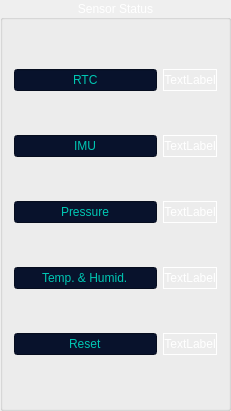
                                        <widget class="QGroupBox" name="SensorStatus">
                                            <property name="geometry">
                                                <rect>
                                                    <x>20</x>
                                                    <y>480</y>
                                                    <width>231</width>
                                                    <height>411</height>
                                                </rect>
                                            </property>
                                            <property name="styleSheet">
                                                <string notr="true">color:white</string>
                                            </property>
                                            <property name="title">
                                                <string>Sensor Status</string>
                                            </property>
                                            <property name="alignment">
                                                <set>Qt::AlignCenter</set>
                                            </property>
                                            <layout class="QGridLayout" name="gridLayout_12">
                                                <item row="6" column="1">
                                                    <widget class="QLineEdit" name="Reset_Label">
                                                        <property name="styleSheet">
                                                            <string notr="true">background-color: #08122C;
                                                                color:rgb(0, 199, 179);
                                                            </string>
                                                        </property>
                                                        <property name="text">
                                                            <string>Reset</string>
                                                        </property>
                                                        <property name="alignment">
                                                            <set>Qt::AlignCenter</set>
                                                        </property>
                                                        <property name="readOnly">
                                                            <bool>true</bool>
                                                        </property>
                                                    </widget>
                                                </item>
                                                <item row="3" column="3" colspan="2">
                                                    <widget class="QLabel" name="IMU_TEXT">
                                                        <property name="frameShape">
                                                            <enum>QFrame::Box</enum>
                                                        </property>
                                                        <property name="text">
                                                            <string>TextLabel</string>
                                                        </property>
                                                        <property name="alignment">
                                                            <set>Qt::AlignCenter</set>
                                                        </property>
                                                    </widget>
                                                </item>
                                                <item row="4" column="1">
                                                    <widget class="QLineEdit" name="Pressure_Label">
                                                        <property name="styleSheet">
                                                            <string notr="true">background-color: #08122C;
                                                                color:rgb(0, 199, 179);
                                                            </string>
                                                        </property>
                                                        <property name="text">
                                                            <string>Pressure</string>
                                                        </property>
                                                        <property name="alignment">
                                                            <set>Qt::AlignCenter</set>
                                                        </property>
                                                        <property name="readOnly">
                                                            <bool>true</bool>
                                                        </property>
                                                    </widget>
                                                </item>
                                                <item row="5" column="3" colspan="2">
                                                    <widget class="QLabel" name="TEMP_TEXT">
                                                        <property name="frameShape">
                                                            <enum>QFrame::Box</enum>
                                                        </property>
                                                        <property name="text">
                                                            <string>TextLabel</string>
                                                        </property>
                                                        <property name="alignment">
                                                            <set>Qt::AlignCenter</set>
                                                        </property>
                                                    </widget>
                                                </item>
                                                <item row="1" column="1">
                                                    <widget class="QLineEdit" name="RTC_Label">
                                                        <property name="styleSheet">
                                                            <string notr="true">background-color: #08122C;
                                                                color:rgb(0, 199, 179);
                                                            </string>
                                                        </property>
                                                        <property name="text">
                                                            <string>RTC</string>
                                                        </property>
                                                        <property name="alignment">
                                                            <set>Qt::AlignCenter</set>
                                                        </property>
                                                        <property name="readOnly">
                                                            <bool>true</bool>
                                                        </property>
                                                    </widget>
                                                </item>
                                                <item row="1" column="3" colspan="2">
                                                    <widget class="QLabel" name="RTC_TEXT">
                                                        <property name="frameShape">
                                                            <enum>QFrame::Box</enum>
                                                        </property>
                                                        <property name="text">
                                                            <string>TextLabel</string>
                                                        </property>
                                                        <property name="alignment">
                                                            <set>Qt::AlignCenter</set>
                                                        </property>
                                                    </widget>
                                                </item>
                                                <item row="3" column="1">
                                                    <widget class="QLineEdit" name="IMU_Label">
                                                        <property name="styleSheet">
                                                            <string notr="true">background-color: #08122C;
                                                                color:rgb(0, 199, 179);
                                                            </string>
                                                        </property>
                                                        <property name="text">
                                                            <string>IMU</string>
                                                        </property>
                                                        <property name="alignment">
                                                            <set>Qt::AlignCenter</set>
                                                        </property>
                                                        <property name="readOnly">
                                                            <bool>true</bool>
                                                        </property>
                                                    </widget>
                                                </item>
                                                <item row="6" column="3" colspan="2">
                                                    <widget class="QLabel" name="RESET_TEXT">
                                                        <property name="frameShape">
                                                            <enum>QFrame::Box</enum>
                                                        </property>
                                                        <property name="text">
                                                            <string>TextLabel</string>
                                                        </property>
                                                        <property name="alignment">
                                                            <set>Qt::AlignCenter</set>
                                                        </property>
                                                    </widget>
                                                </item>
                                                <item row="4" column="3" colspan="2">
                                                    <widget class="QLabel" name="PRESSURE_TEXT">
                                                        <property name="frameShape">
                                                            <enum>QFrame::Box</enum>
                                                        </property>
                                                        <property name="text">
                                                            <string>TextLabel</string>
                                                        </property>
                                                        <property name="alignment">
                                                            <set>Qt::AlignCenter</set>
                                                        </property>
                                                    </widget>
                                                </item>
                                                <item row="5" column="1">
                                                    <widget class="QLineEdit" name="Temp_Label">
                                                        <property name="styleSheet">
                                                            <string notr="true">background-color: #08122C;
                                                                color:rgb(0, 199, 179);
                                                            </string>
                                                        </property>
                                                        <property name="text">
                                                            <string>Temp. &amp; Humid.</string>
                                                        </property>
                                                        <property name="alignment">
                                                            <set>Qt::AlignCenter</set>
                                                        </property>
                                                        <property name="readOnly">
                                                            <bool>true</bool>
                                                        </property>
                                                    </widget>
                                                </item>
                                            </layout>
                                        </widget>
